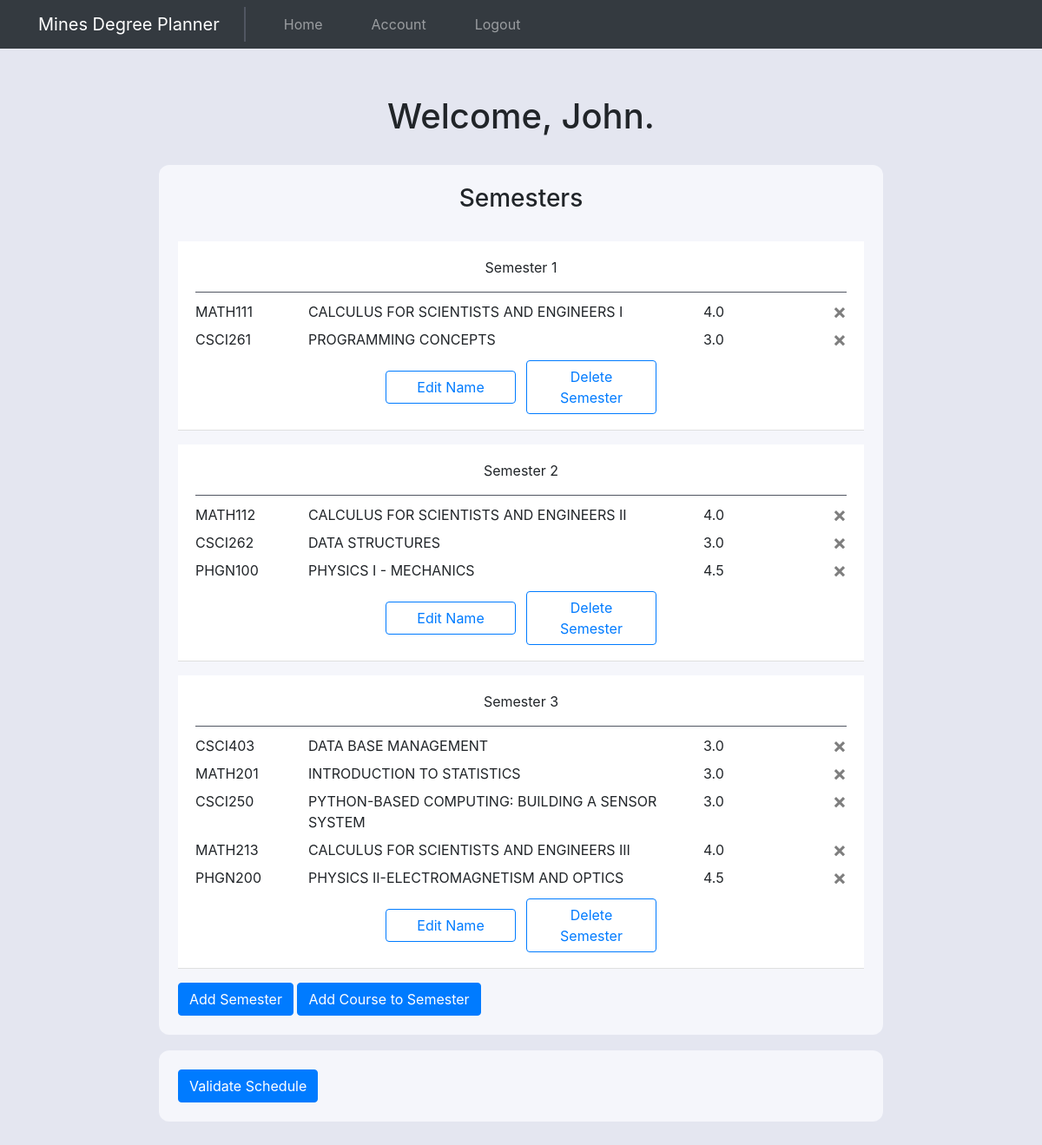
/ (signed in), run on an earlier commit of the app's database.
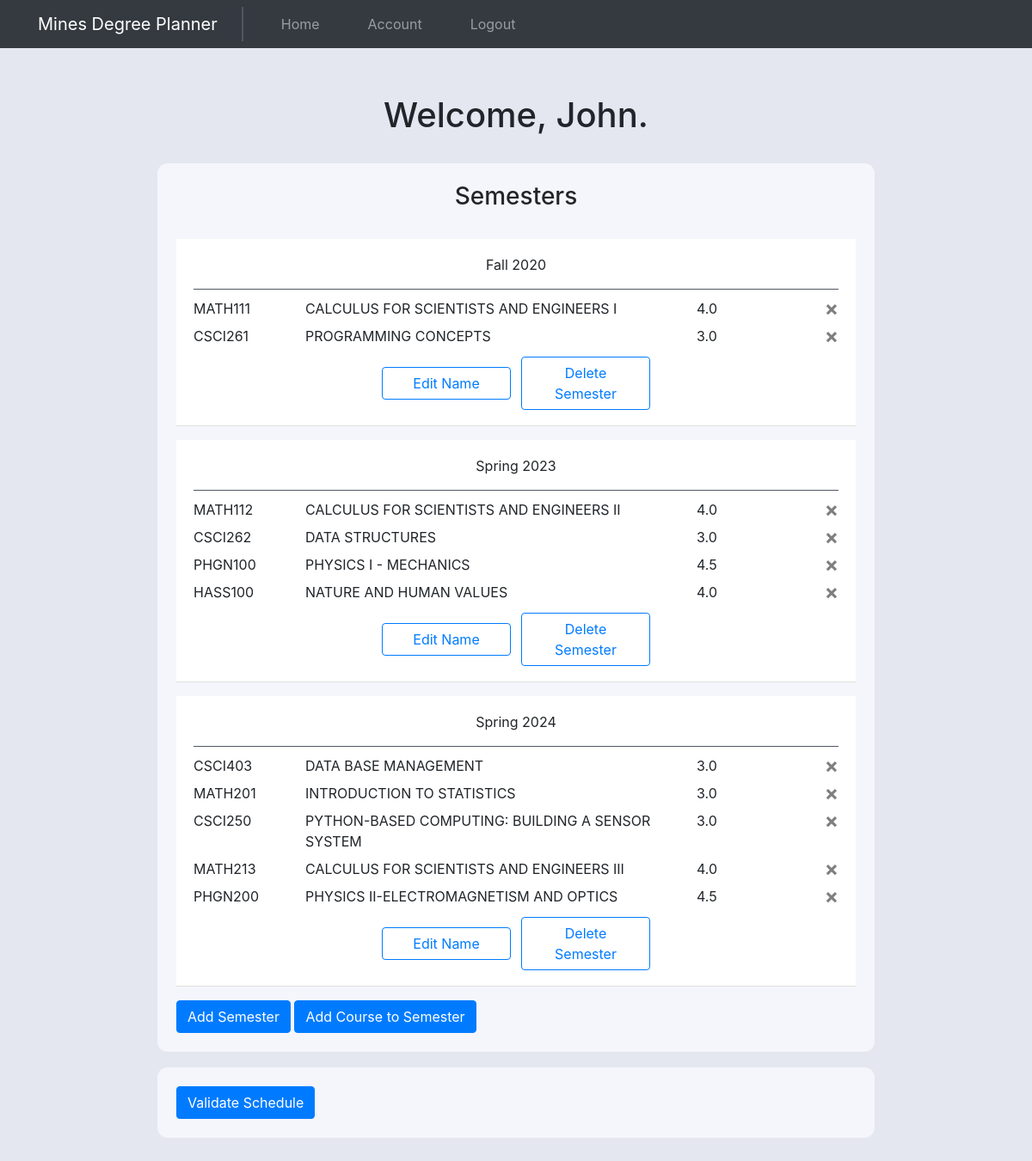
And on a later commit of the database.
### website/models.py (models this page shows)
class User(db.Model, UserMixin):
    id = db.Column(db.Integer, primary_key=True)
    cwid = db.Column(db.Integer, unique=True)
    email = db.Column(db.String(150), unique=True)
    password = db.Column(db.String(150))
    first_name = db.Column(db.String(150))
    last_name = db.Column(db.String(150))
    major = db.Column(db.String(150))
    credits_taken = db.Column(db.String(10))
    class_standing = db.Column(db.String(10))
    courses = db.relationship('Course')
    semesters = db.relationship('Semester')
    num_semesters = db.Column(db.Integer)

class Semester(db.Model):
    id = db.Column(db.Integer, primary_key=True)
    semester_name = db.Column(db.String(64))
    user_id = db.Column(db.Integer, db.ForeignKey('user.id'))
    semester_number = db.Column(db.Integer)
    courses = db.relationship('Course')

class Course(db.Model):
    id = db.Column(db.Integer, primary_key=True)
    department = db.Column(db.String(4))
    course_number = db.Column(db.String(3))
    course_name = db.Column(db.String(500))
    credit_hours = db.Column(db.String(10))
    is_taken = db.Column(db.String(5))
    user_id = db.Column(db.Integer, db.ForeignKey('user.id'))
    semester_id = db.Column(db.Integer, db.ForeignKey('semester.id'))

### website/views.py (the view, shortened to what this page needs)
@views.route('/', methods=['GET', 'POST'])
@login_required
def home():
    return render_template("home.html", user=current_user)

### website/__init__.py (called while the page is built)
def create_app():
    app = Flask(__name__)
    app.config['SECRET_KEY'] = 'josiefnapwpawoj'
    app.config['SQLALCHEMY_DATABASE_URI'] = f'sqlite:///{DB_NAME}'
    db.init_app(app)
    from .views import views
    from .auth import auth
    app.register_blueprint(views, url_prefix="/")
    app.register_blueprint(auth, url_prefix="/")
    from .models import User, Course, Semester
    create_database(app)
    login_manager = LoginManager()
    login_manager.login_view = 'auth.login'
    login_manager.init_app(app)
    @login_manager.user_loader
    def load_user(id):
        return User.query.get(int(id))
    return app

### website/templates/home.html (shortened to what this page needs)
{% extends "base.html" %} {% block title %}Home{% endblock %} {% block content%}
<br />
<h1 style="text-align: center; margin-bottom: 32px">
    Welcome, {{user.first_name}}.
</h1>
<section class="semester-form-section">
    <h3 align="center">Semesters</h3>
    <ul class="list-group list-group-flush courses-taken-list" id="notes">
        {% for semester in user.semesters %}
        <li class="list-group-item semester-row">
            <div class="row semester-title-row">
                <div class="col" align="center">{{semester.semester_name}}</div>
            </div>
            {% if semester.courses %}
            <div class="padding-above-courses"></div>
            {% endif %}
            {% for course in semester.courses %}
            <div class="row semester-course-entry">
                <div class="col-sm-2">
                    {{course.department}}{{course.course_number}}
                </div>
                <div class="col-md-7">{{course.course_name}}</div>
                <div class="col-sm-2">{{course.credit_hours}}</div>
                <div class="col-sm-1">
                    <button
                        type="button"
                        class="close"
                        onClick="deleteCourseFromSemester({{ course.id }}, {{ semester.id }});"
                    >
                        <span aria-hidden="true">&times;</span>
                    </button>
                </div>
            </div>
            {% endfor %}
            <div class="row">
                <div class="col-sm-12 edit-semester-name-row">
                    <button
                        type="button"
                        class="btn btn-outline-primary edit-semester-name-btn"
                        data-toggle="modal"
                        data-target="#editSemesterNameModal"
                        onClick="renameSemesterSelector({{ semester.id }});"
                    >
                        Edit Name
                    </button>
                    <button
                        type="button"
                        class="btn btn-outline-primary add-semester-btn delete-semester-btn"
                        onClick="deleteSemester({{ semester.id }})"
                    >
                        <span aria-hidden="true">Delete Semester</span>
                    </button>
                </div>
            </div>
        </li>
        {% endfor %}
    </ul>
    <button
        type="button"
        class="btn btn-primary add-semester-btn"
        onClick="addSemester()"
    >
        <span aria-hidden="true">Add Semester</span>
    </button>
    <button
        type="button"
        class="btn btn-primary add-semester-btn"
        data-toggle="modal"
        data-target="#addCourseModal"
    >
        Add Course to Semester
    </button>
</section>
<section class="validate-semester-section">
    <button
        type="button"
        class="btn btn-primary"
        onClick="validateSchedule( {{ user.id }} );"
    >
        <span aria-hidden="true">Validate Schedule</span>
    </button>
</section>
{% endblock %}

### website/templates/base.html (shortened to what this page needs)
<!DOCTYPE html>
<html lang="en">
    <head>
        <link
            rel="stylesheet"
            href="https://stackpath.bootstrapcdn.com/bootstrap/4.4.1/css/bootstrap.min.css"
        />
        <link
            rel="stylesheet"
            href="https://stackpath.bootstrapcdn.com/font-awesome/4.7.0/css/font-awesome.min.css"
        />
        <link rel="stylesheet" href="../static/style.css" />
    </head>
    <body>
        <nav class="navbar navbar-expand-lg navbar-dark bg-dark">
            <a
                class="navbar-brand nav-item-padding navbar-title"
                href="/"
                id="nav-title"
                >Mines Degree Planner</a
            >
            <div class="collapse navbar-collapse" id="navbar">
                <div class="navbar-nav">
                    {% if user.is_authenticated %}
                    <a
                        href="/"
                        class="nav-item nav-link nav-item-padding"
                        id="home"
                        >Home</a
                    >
                    <a
                        href="/account"
                        class="nav-item nav-link nav-item-padding"
                        id="account"
                        >Account</a
                    >
                    <a
                        href="/logout"
                        class="nav-item nav-link nav-item-padding"
                        id="logout"
                        >Logout</a
                    >
                    {% endif %}
                </div>
            </div>
        </nav>
        <div class="container-sm" id="main-container">
            {% block content %} {% endblock %}
        </div>
    </body>
</html>

### website/static/style.css (style rules this page uses)
:root { --very-light-blue: #f5f6fb; --darker-color: #e4e6f0; }
body { background-color: var(--darker-color); }
.navbar-title { border-right: #515662 0px solid; transition-duration: 300ms !important; }
.nav-item-padding { padding-left: 28px !important; padding-right: 28px !important; }
body { display: flex; flex-direction: column; }
#main-container { padding-top: 30px; margin: auto !important ; align-self: center; justify-self: center; }
.semester-form-section { padding: 22px; border-radius: 12px; background-color: var(--very-light-blue); margin-bottom: 18px; }
.validate-semester-section { padding: 22px; border-radius: 12px; background-color: var(--very-light-blue); margin-bottom: 18px; }
.courses-taken-list { margin-top: 16px; }
.add-semester-btn { margin-top: 16px !important; }
.semester-row { margin-top: 16px; }
.semester-title-row { padding: 6px 0px; }
.padding-above-courses { margin-top: 10px; border-bottom: 0.5px solid #515662; margin-bottom: 10px; }
.semester-course-entry { margin-top: 8px; }
.edit-semester-name-row { display: flex; flex-direction: row; align-items: center; justify-content: center !important; }
.edit-semester-name-btn { align-self: center; justify-self: center; margin-top: 12px !important; margin-bottom: 6px !important; margin-right: 6px; width: 150px; }
.delete-semester-btn { align-self: center; justify-self: center; margin-top: 12px !important; margin-bottom: 6px !important; margin-left: 6px; width: 150px; }
@media screen and (min-width: 576px) { #main-container { width: 72%; } }
@media screen and (min-width: 992px) { .navbar-title { border-right: #515662 2px solid; transition-duration: 300ms !important; } }

What changed in the data, as far as the page shows it:
changed Semester: semester_name "Semester 1" → "Fall 2020"
changed Semester: semester_name "Semester 2" → "Spring 2023"
added Course: department "HASS", course_number "100", course_name "NATURE AND HUMAN VALUES", credit_hours "4.0", shown under Semester "Spring 2023"
changed Semester: semester_name "Semester 3" → "Spring 2024"
